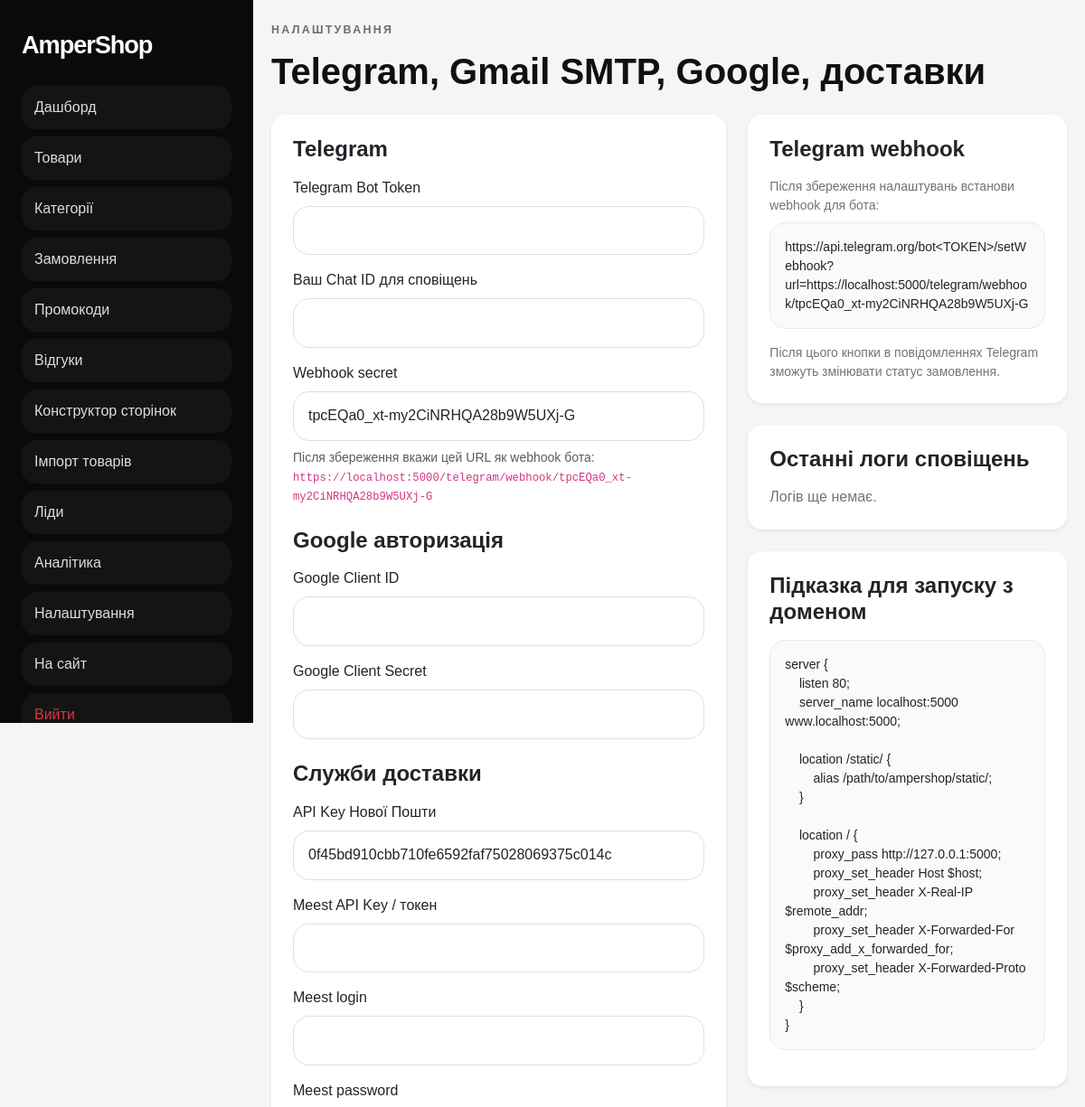
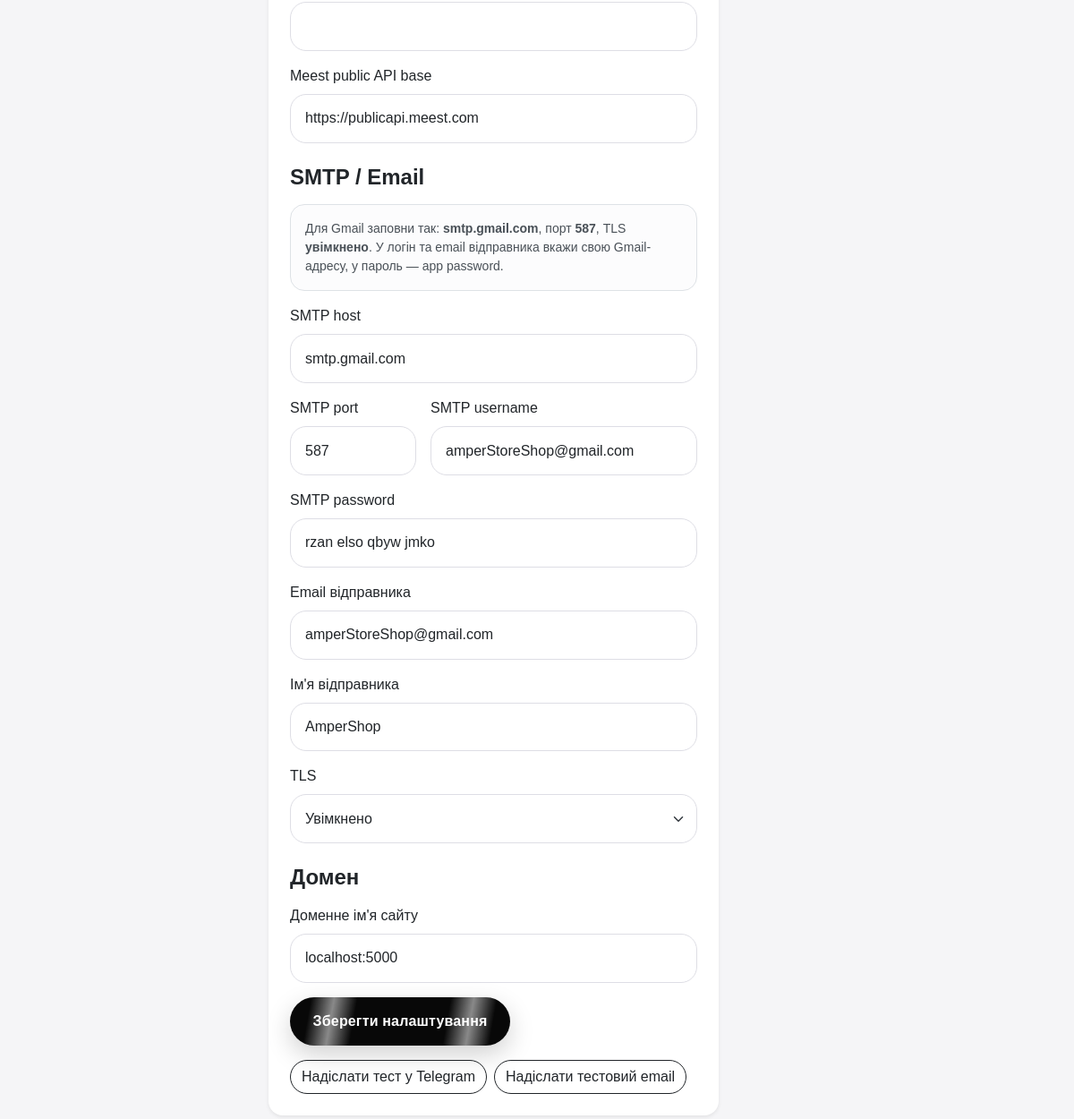
/admin/settings (signed in), run on the app's committed database (2 pictures, top to bottom).
### app.py (models this page shows)
class Setting(db.Model):
    id = db.Column(db.Integer, primary_key=True)
    key = db.Column(db.String(120), unique=True, nullable=False)
    value = db.Column(db.Text, nullable=True)

### app.py (the view, shortened to what this page needs)
    @app.route("/admin/settings", methods=["GET", "POST"])
    @admin_required
    def admin_settings():
        settings = {key: get_setting(key, os.getenv(key.upper(), "")) for key in [
            "telegram_bot_token", "telegram_owner_chat_id", "telegram_webhook_secret", "domain_name", "google_client_id", "google_client_secret",
            "novaposhta_api_key", "meest_api_key", "meest_login", "meest_password", "meest_public_api_base", "smtp_host", "smtp_port", "smtp_username", "smtp_password", "smtp_sender_email", "smtp_sender_name", "smtp_use_tls"
        ]}
        settings["domain_name"] = settings["domain_name"] or os.getenv("APP_DOMAIN", "localhost:5000")
        nginx_example = build_nginx_example(settings["domain_name"])
        logs = NotificationLog.query.order_by(NotificationLog.created_at.desc()).limit(15).all()
        webhook_secret = settings.get("telegram_webhook_secret") or get_setting("telegram_webhook_secret", "")
        webhook_url = build_absolute_url(f"/telegram/webhook/{webhook_secret}") if webhook_secret else ""
        return render_template("admin/settings.html", settings=settings, nginx_example=nginx_example, logs=logs, webhook_url=webhook_url)

### app.py (called while the page is built)
@login_manager.user_loader
def load_user(user_id):
    return db.session.get(User, int(user_id))

def get_setting(key, default=""):
    item = Setting.query.filter_by(key=key).first()
    return item.value if item and item.value is not None else default

def get_preferred_scheme():
    return os.getenv("PREFERRED_URL_SCHEME") or "https"

def build_absolute_url(path):
    domain = get_setting("domain_name", os.getenv("APP_DOMAIN", "localhost:5000")).strip().strip("/")
    if domain.startswith("http://") or domain.startswith("https://"):
        base = domain
    else:
        base = f"{get_preferred_scheme()}://{domain}"
    return f"{base}{path if path.startswith('/') else '/' + path}"

def build_nginx_example(domain):
    domain = domain or "example.com"
    return f'''server {{
    listen 80;
    server_name {domain} www.{domain};

    location /static/ {{
        alias /path/to/ampershop/static/;
    }}

    location / {{
        proxy_pass http://127.0.0.1:5000;
        proxy_set_header Host $host;
        proxy_set_header X-Real-IP $remote_addr;
        proxy_set_header X-Forwarded-For $proxy_add_x_forwarded_for;
        proxy_set_header X-Forwarded-Proto $scheme;
    }}
}}'''

### templates/admin/settings.html (shortened to what this page needs)
{% extends 'admin/base.html' %}
{% block content %}
<div class="mb-4"><div class="eyebrow">Налаштування</div><h1 class="fw-bold mb-0">Telegram, Gmail SMTP, Google, доставки</h1></div>
<div class="row g-4">
  <div class="col-lg-7">
    <div class="card border-0 shadow-sm rounded-4">
      <div class="card-body p-4">
        <form method="post">
          <h4 class="fw-bold mb-3">Telegram</h4>
          <label class="form-label">Telegram Bot Token</label>
          <input class="form-control mb-3" name="telegram_bot_token" value="{{ settings.telegram_bot_token }}">
          <label class="form-label">Ваш Chat ID для сповіщень</label>
          <input class="form-control mb-3" name="telegram_owner_chat_id" value="{{ settings.telegram_owner_chat_id }}">
          <label class="form-label">Webhook secret</label>
          <input class="form-control mb-2" name="telegram_webhook_secret" value="{{ settings.telegram_webhook_secret }}">
          <div class="form-text mb-3">Після збереження вкажи цей URL як webhook бота: <code>{{ webhook_url }}</code></div>
          <h4 class="fw-bold mt-4 mb-3">Google авторизація</h4>
          <label class="form-label">Google Client ID</label>
          <input class="form-control mb-3" name="google_client_id" value="{{ settings.google_client_id }}">
          <label class="form-label">Google Client Secret</label>
          <input class="form-control mb-3" name="google_client_secret" value="{{ settings.google_client_secret }}">
          <h4 class="fw-bold mt-4 mb-3">Служби доставки</h4>
          <label class="form-label">API Key Нової Пошти</label>
          <input class="form-control mb-3" name="novaposhta_api_key" value="{{ settings.novaposhta_api_key }}">
          <label class="form-label">Meest API Key / токен</label>
          <input class="form-control mb-3" name="meest_api_key" value="{{ settings.meest_api_key }}">
          <label class="form-label">Meest login</label>
          <input class="form-control mb-3" name="meest_login" value="{{ settings.meest_login }}">
          <label class="form-label">Meest password</label>
          <input class="form-control mb-3" name="meest_password" value="{{ settings.meest_password }}">
          <label class="form-label">Meest public API base</label>
          <input class="form-control mb-3" name="meest_public_api_base" value="{{ settings.meest_public_api_base }}">
          <h4 class="fw-bold mt-4 mb-3">SMTP / Email</h4>
          <div class="alert alert-light border rounded-4 small">
            Для Gmail заповни так: <strong>smtp.gmail.com</strong>, порт <strong>587</strong>, TLS <strong>увімкнено</strong>.
            У логін та email відправника вкажи свою Gmail-адресу, у пароль — app password.
          </div>
          <label class="form-label">SMTP host</label>
          <input class="form-control mb-3" name="smtp_host" value="{{ settings.smtp_host or 'smtp.gmail.com' }}">
          <div class="row g-3">
            <div class="col-md-4">
              <label class="form-label">SMTP port</label>
              <input class="form-control mb-3" name="smtp_port" value="{{ settings.smtp_port or '587' }}">
            </div>
            <div class="col-md-8">
              <label class="form-label">SMTP username</label>
              <input class="form-control mb-3" name="smtp_username" value="{{ settings.smtp_username }}">
            </div>
          </div>
          <label class="form-label">SMTP password</label>
          <input class="form-control mb-3" name="smtp_password" value="{{ settings.smtp_password }}">
          <label class="form-label">Email відправника</label>
          <input class="form-control mb-3" name="smtp_sender_email" value="{{ settings.smtp_sender_email }}">
          <label class="form-label">Ім'я відправника</label>
          <input class="form-control mb-3" name="smtp_sender_name" value="{{ settings.smtp_sender_name or 'AmperShop' }}">
          <label class="form-label">TLS</label>
          <select class="form-select mb-3" name="smtp_use_tls">
            <option value="1" {% if settings.smtp_use_tls in ['1', 1, True, 'true', 'True', '', None] %}selected{% endif %}>Увімкнено</option>
          </select>
          <h4 class="fw-bold mt-4 mb-3">Домен</h4>
          <label class="form-label">Доменне ім'я сайту</label>
          <input class="form-control mb-3" name="domain_name" value="{{ settings.domain_name }}">
          <button class="btn btn-electric">Зберегти налаштування</button>
        </form>
        <div class="d-flex gap-2 flex-wrap mt-3">
          <form method="post" action="{{ url_for('admin_test_telegram') }}">
            <button class="btn btn-outline-dark rounded-pill">Надіслати тест у Telegram</button>
          </form>
          <form method="post" action="{{ url_for('admin_test_email') }}">
            <button class="btn btn-outline-dark rounded-pill">Надіслати тестовий email</button>
          </form>
        </div>
      </div>
    </div>
  </div>
  <div class="col-lg-5">
    <div class="card border-0 shadow-sm rounded-4 mb-4">
      <div class="card-body p-4">
        <h4 class="fw-bold mb-3">Telegram webhook</h4>
        <div class="small text-secondary mb-2">Після збереження налаштувань встанови webhook для бота:</div>
        <pre class="spec-pre">https://api.telegram.org/bot&lt;TOKEN&gt;/setWebhook?url={{ webhook_url }}</pre>
        <div class="small text-secondary">Після цього кнопки в повідомленнях Telegram зможуть змінювати статус замовлення.</div>
      </div>
    </div>
    <div class="card border-0 shadow-sm rounded-4 mb-4">
      <div class="card-body p-4">
        <h4 class="fw-bold mb-3">Останні логи сповіщень</h4>
        {% for log in logs %}
        <div class="border-bottom py-2">
          <div class="d-flex justify-content-between gap-3"><strong>{{ log.target or '-' }}</strong><span class="badge {% if log.success %}text-bg-success{% else %}text-bg-danger{% endif %}">{{ 'OK' if log.success else 'ERROR' }}</span></div>
          <div class="small text-secondary">{{ log.created_at.strftime('%d.%m.%Y %H:%M') }}</div>
          <div class="small mt-1">{{ log.response_text[:220] }}</div>
        </div>
        {% else %}<div class="text-secondary">Логів ще немає.</div>{% endfor %}
      </div>
    </div>
    <div class="card border-0 shadow-sm rounded-4">
      <div class="card-body p-4">
        <h4 class="fw-bold mb-3">Підказка для запуску з доменом</h4>
        <pre class="spec-pre">{{ nginx_example }}</pre>
      </div>
    </div>
  </div>
</div>
{% endblock %}

### static/css/style.css (style rules this page uses)
:root { --bg:#ffffff; --soft:#f5f5f7; --text:#101010; --muted:#6e6e73; --line:#e9e9ee; --shadow:0 20px 60px rgba(0,0,0,.08); }
* { box-sizing:border-box }
html,body { margin:0;padding:0;font-family:'Manrope',sans-serif;background:var(--bg);color:var(--text) }
body { position:relative }
.eyebrow { text-transform:uppercase;letter-spacing:.18em;font-size:.78rem;color:#6d6d72;font-weight:800;margin-bottom:12px }
.btn-electric { position:relative;overflow:hidden;background:#080808;color:#fff;border:none;border-radius:999px;padding:.95rem 1.6rem;font-weight:800;letter-spacing:.01em;box-shadow:0 10px 28px rgba(0,0,0,.18) }
.btn-electric::before { content:'';position:absolute;inset:-2px;background:linear-gradient(100deg,transparent 10%,rgba(255,255,255,.95) 20%,transparent 30%,transparent 70%,rgba(255,255,255,.95) 80%,transparent 90%);animation:electric 2.8s linear infinite;opacity:.55 }
.spec-pre { white-space:pre-wrap;font-family:inherit;background:#fafafa;padding:16px;border-radius:18px;border:1px solid var(--line) }
.lead-mini-form .form-control,.form-control,.form-select { border-radius:18px;padding:.9rem 1rem;border:1px solid #dedee5 }
.admin-body { background:#f5f5f7 }
html { scroll-behavior:smooth }
.hero-orb,.pulse-border::after,.btn-electric::before,.ultra-side-card::after,.final-strip-card::before { pointer-events:none }
.btn-electric { display:inline-flex;align-items:center;justify-content:center;z-index:1 }

### data on the page
Setting: telegram_webhook_secret "tpcEQa0_xt-my2CiNRHQA28b9W5UXj-G"
Setting: novaposhta_api_key "0f45bd910cbb710fe6592faf75028069375c014c"
Setting: meest_public_api_base "https://publicapi.meest.com"
Setting: smtp_host "smtp.gmail.com"
Setting: smtp_port "587"
Setting: smtp_username "amperStoreShop@gmail.com"
Setting: smtp_password "rzan elso qbyw jmko"
Setting: smtp_sender_email "amperStoreShop@gmail.com"
Setting: smtp_sender_name "AmperShop"
Setting: domain_name "localhost:5000"

### other printed values
{{ webhook_url }} "https://localhost:5000/telegram/webhook/tpcEQa0_xt-my2CiNRHQA28b9W5UXj-G"
